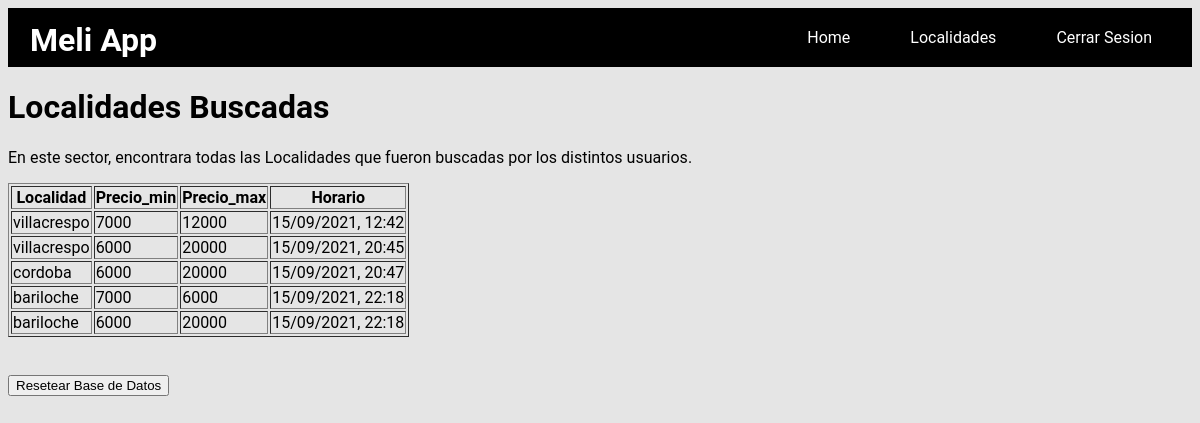
/localidades (signed in), run on an earlier commit of the app's database.
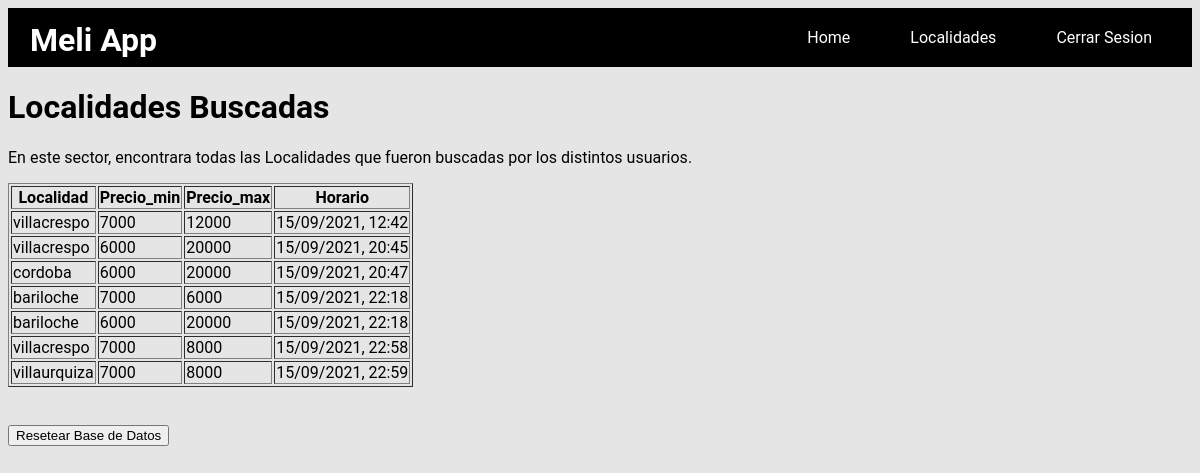
And on a later commit of the database.
### localidad.py (models this page shows, shortened)
class Localidad(db.Model):
    __tablename__ = "localidad"
    id = db.Column(db.Integer,primary_key=True)
    location = db.Column(db.String)
    price_min = db.Column(db.Integer)
    price_max = db.Column(db.Integer)
    time = db.Column(db.String)

### app.py (the view, shortened to what this page needs)
@app.route("/localidades")
@login_required
def localidades():
    if request.method == 'GET':
        try:
            data = localidad.report()
            return render_template('tabla.html',data = data)
        except:
            return jsonify({'trace': traceback.format_exc()})

### app.py (called while the page is built)
@login_manager.user_loader
def load_user(user_id):
    return users.user_id(user_id)

### localidad.py (called while the page is built)
def report(limit=0, offset=0):
    query= db.session.query(Localidad)
    if limit > 0:
        query = query.limit(limit)
        if offset > 0:
            query = query.offset(offset)
    json_result_list = []
    for person in query:
        json_result = {'Localidad': person.location,'Price_min': person.price_min, 'Price_max': person.price_max, 'Time':person.time}
        json_result_list.append(json_result)
    return json_result_list

### users.py (called while the page is built)
def user_id(user_id):
    return User.query.get(int(user_id))

### templates/tabla.html
{% extends "base.html" %}
{% block content %}
<h1>Localidades Buscadas</h1>
<p>En este sector, encontrara todas las Localidades que fueron buscadas por los distintos usuarios.</p>
<table border="1">
    <thead cellpadding="1.0" cellspacing="1.0">
        <tr>
            <th>Localidad</th>
            <th>Precio_min</th>
            <th>Precio_max</th>
            <th>Horario</th>
        </tr>
        {% for row in data %}
        <tr>
            <td>{{row['Localidad']}}</td>
            <td>{{row['Price_min']}}</td>
            <td>{{row['Price_max']}}</td>
            <td>{{row['Time']}}</td>
        </tr>
        {% endfor %}
    </thead>
</table>
<br><br>
<form action="{{url_for('reset')}}">
    <input id= "1" type="submit" value="Resetear Base de Datos" />
</form>
{% endblock %}

### templates/base.html (shortened to what this page needs)
<!DOCTYPE html>
<html lang="en">
<head>
  <link rel="stylesheet" type="text/css" href="../static/css/home.css">
</head>
<body>
  <div>
    <h1 class="title">Meli App</h1>
  </div>
  <nav >
    <a class="nav-enlace" href="home">Home</a>
    <a class="nav-enlace" href="localidades">Localidades</a>
    <a class="nav-enlace" href="{{url_for('logout')}}">Cerrar Sesion</a>
  </nav>
  {% block content %}
  {% endblock %}
</body>
</html>

### static/css/home.css (style rules this page uses)
* { box-sizing: border-box; }
body { font-family: 'Roboto', sans-serif; background: #E5E5E5; }
.nav-enlace { color: white; display: inline-block; padding: 10px 30px; text-decoration: none; font-family: 'Roboto', sans-serif; }
.title { font-family: 'Roboto', sans-serif; position: absolute; left: 30px; color: white; top: 0%; }
nav { display: flex; background: black; padding: 10px; justify-content: flex-end; }

What changed in the data, as far as the page shows it:
added Localidad: Localidad "villacrespo", Price_min "7000", Price_max "8000", Time "15/09/2021, 22:58"
added Localidad: Localidad "villaurquiza", Price_min "7000", Price_max "8000", Time "15/09/2021, 22:59"
